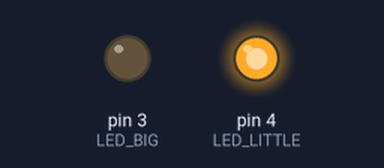
A sketch run on a simulated Arduino Uno, built with avr-gcc and run on an emulated ATmega328P. On the bench: output pins drawn as LEDs (lit = HIGH).

Above: at 1.0 s.
At 3.0 s:
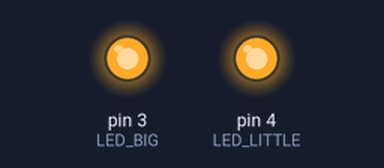
At 5.0 s:
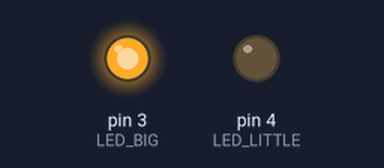
At 7.0 s:
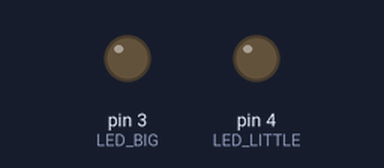
Timing chart, 0 to 10.4 s (numbered marks = the images above):
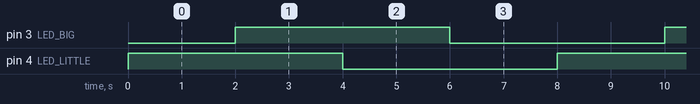

Measured:
- by itself, pin 3 (LED_BIG), pin 4 (LED_LITTLE): alternates HIGH for 4.0 s and LOW for 4.0 s
- by itself, everything shown: repeats every 8.0 s, in 4 steps

The sketch:

Demo2.ino
```cpp
#define LED_BIG 3
#define LED_LITTLE 4


void setup() {
  pinMode(LED_BIG, OUTPUT);
  pinMode(LED_LITTLE, OUTPUT);
}

void loop() {
  digitalWrite(LED_LITTLE, HIGH);
  delay(2000);
  digitalWrite(LED_BIG, HIGH);
  delay(2000);
  digitalWrite(LED_LITTLE, LOW);
  delay(2000);
  digitalWrite(LED_BIG, LOW);
  delay(2000);
}
```
